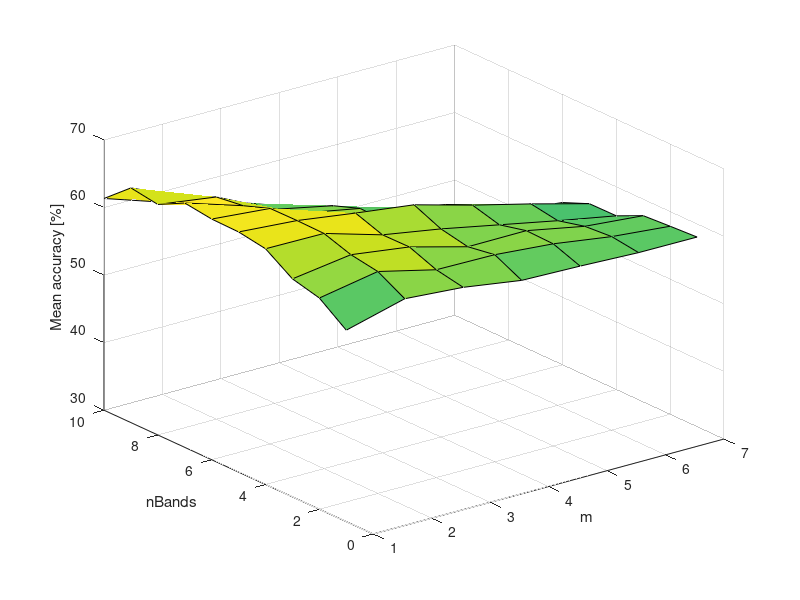
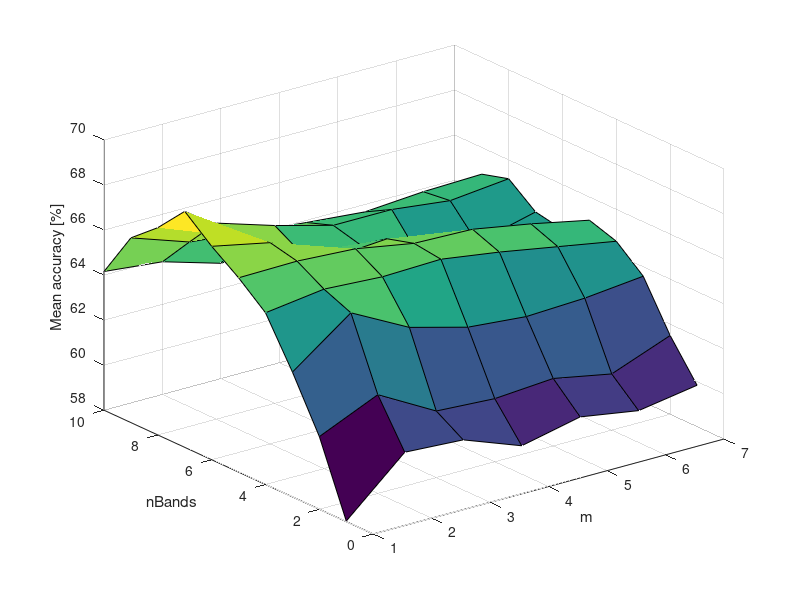
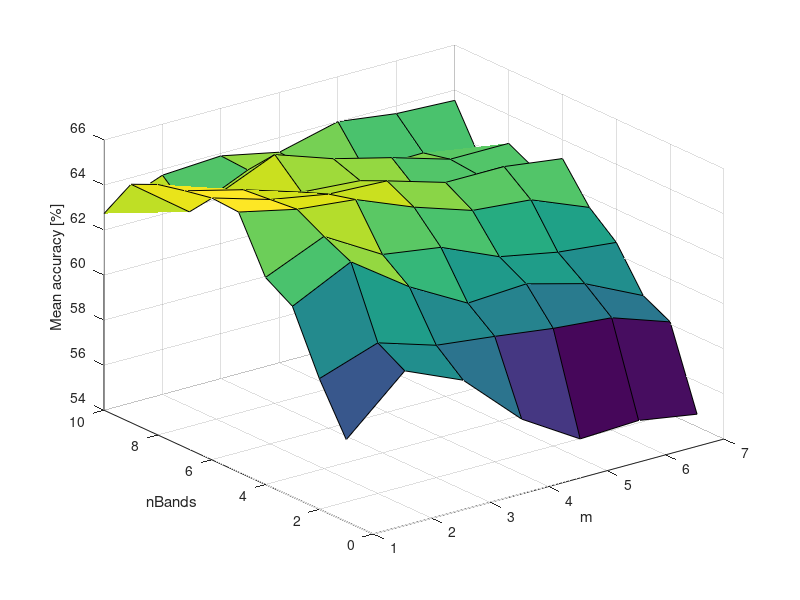

These figures' MATLAB source, in order:
% DESCRIPTION OF Script
% Used to 3d plot the multivariate variated data, and save them as a new
% file.
%
% AUTHORS OF FUNCTION:
% Soeren Moeller Christensen, s153571@student.dtu.dk
% Nicklas Stubkjaer Holm, s154411@student.dtu.dk



figure()
LDAData = load('LDAData.mat');
LDAData = LDAData.LDAData;
LDAData = squeeze(mean(LDAData));
surf(LDAData)
xlabel('m')
ylabel('nBands')
zlabel('Mean accuracy [%]')
print('FBCSP/plots/OVOLDAplot','-depsc')


figure()
SVMData = load('SVMData.mat');
SVMData = SVMData.SVMData;
SVMData = squeeze(mean(SVMData));
surf(SVMData)
xlabel('m')
ylabel('nBands')
zlabel('Mean accuracy [%]')
print('FBCSP/plots/OVOSVMplot','-depsc')



figure()
NABData = load('NABData.mat');
NABData = NABData.NABData;
NABData = squeeze(mean(NABData));
surf(NABData)
xlabel('m')
ylabel('nBands')
zlabel('Mean accuracy [%]')
print('FBCSP/plots/OVOSVMplot')
